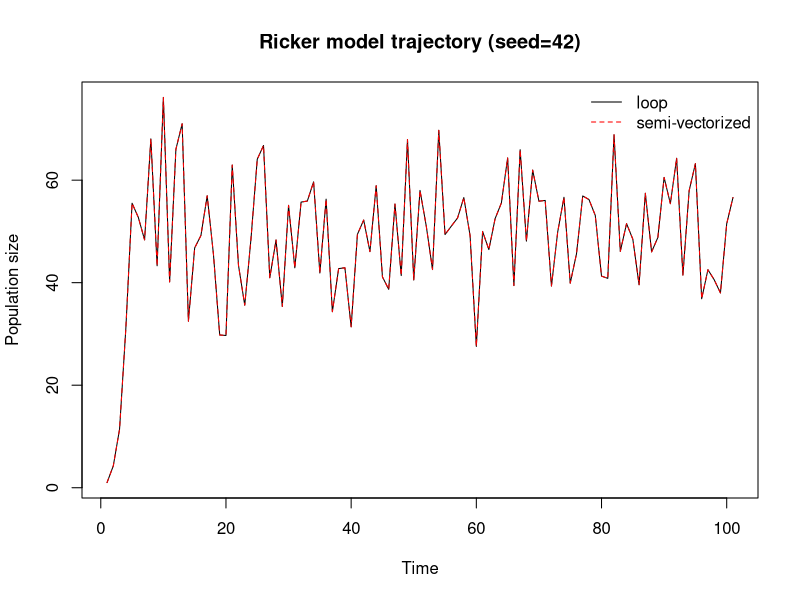

Recreate this plot in R.

# vectorization_challenge_ricker.R
# Ricker model vectorization challenge

# Ricker model:
# N_{t+1} = N_t * exp(r * (1 - N_t/K) + e_t)
# where e_t ~ Normal(0, sigma^2)

simulate_ricker_loop <- function(N0=1, r=1.2, K=50, sigma=0.2, n=100) {
  N <- numeric(n+1)
  N[1] <- N0
  eps <- rnorm(n, mean=0, sd=sigma)
  for (t in 1:n) {
    N[t+1] <- N[t] * exp(r * (1 - N[t]/K) + eps[t])
  }
  N
}

simulate_ricker_vectorized <- function(N0=1, r=1.2, K=50, sigma=0.2, n=100) {

  N <- numeric(n+1)
  N[1] <- N0
  eps <- rnorm(n, mean=0, sd=sigma)

  for (t in 1:n) {
    N[t+1] <- N[t] * exp(r * (1 - N[t]/K) + eps[t])
  }
  N
}


set.seed(42)
N1 <- simulate_ricker_loop()
set.seed(42)
N2 <- simulate_ricker_vectorized()

stopifnot(all.equal(N1, N2))

# Timing (moderate n for demo)
library(microbenchmark)
set.seed(123)
tb <- microbenchmark(
  loop = simulate_ricker_loop(n=5000),
  semi_vector = simulate_ricker_vectorized(n=5000),
  times = 10
)
print(tb)
print(summary(tb))

pdf(file="results/ricker_trajectory.pdf", width=6, height=4)
plot(N1, type="l", xlab="Time", ylab="Population size", main="Ricker model trajectory (seed=42)")
lines(N2, col="red", lty=2)
legend("topright", legend=c("loop", "semi-vectorized"), col=c("black","red"), lty=c(1,2), bty="n")
dev.off()
